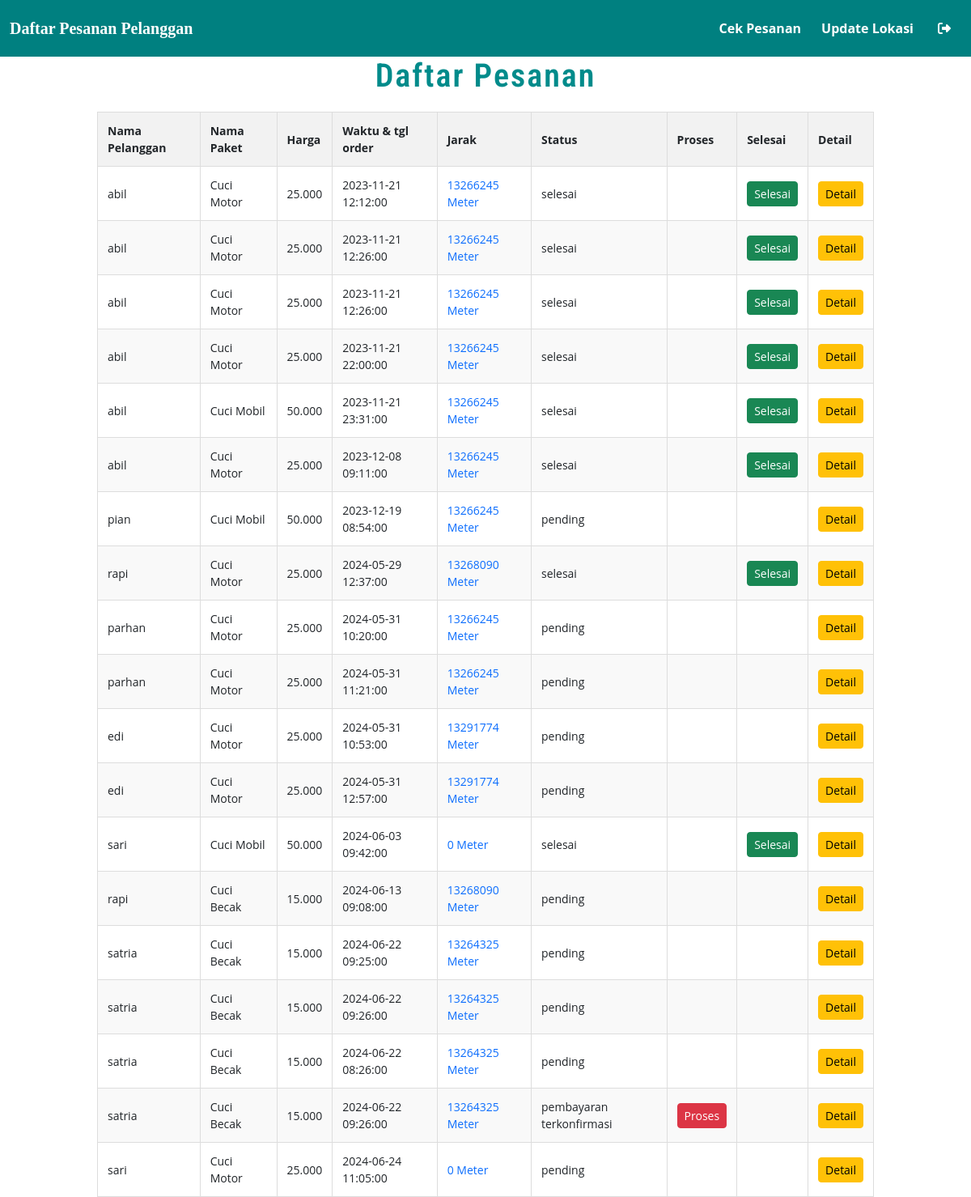
Screenshot of /pegawai.php with the database file from the repository.
### tables this page shows
CREATE TABLE `pesanan` (
  `id_order` int(22) NOT NULL,
  `id_user` int(22) NOT NULL,
  `username` varchar(255) NOT NULL,
  `no_telp` varchar(255) NOT NULL,
  `alamat` varchar(500) NOT NULL,
  `nama_paket` varchar(50) NOT NULL,
  `harga` varchar(50) NOT NULL,
  `waktu_order` datetime NOT NULL,
  `status_order` varchar(50) NOT NULL DEFAULT 'pending',
  `nama_pegawai` varchar(250) DEFAULT NULL
);

CREATE TABLE `user_login` (
  `id_user` int(22) NOT NULL,
  `nama` varchar(255) NOT NULL,
  `alamat` varchar(500) NOT NULL,
  `no_hp` varchar(20) NOT NULL,
  `username` varchar(255) NOT NULL,
  `password` varchar(255) NOT NULL,
  `level_user` varchar(25) NOT NULL,
  `target_harian` int(11) NOT NULL,
  `jumlah_cucian` int(11) NOT NULL,
  `status_target` varchar(255) NOT NULL,
  `total_cucian` int(11) NOT NULL,
  `lat` varchar(250) DEFAULT NULL,
  `lon` varchar(250) DEFAULT NULL
);

### pegawai.php (the view, shortened to what this page needs)
<?php
        function haversineGreatCircleDistance($latitudeFrom, $longitudeFrom, $latitudeTo, $longitudeTo, $earthRadius = 6371000) {
            $latFrom = deg2rad((float)$latitudeFrom);
    $lonFrom = deg2rad((float)$longitudeFrom);
    $latTo = deg2rad((float)$latitudeTo);
    $lonTo = deg2rad((float)$longitudeTo);
            $latDelta = $latTo - $latFrom;
            $lonDelta = $lonTo - $lonFrom;
            $angle = 2 * asin(sqrt(pow(sin($latDelta / 2), 2) +
              cos($latFrom) * cos($latTo) * pow(sin($lonDelta / 2), 2)));
            return $angle * $earthRadius;
          }
        $username = $_SESSION['username'];
        include 'include/Connection.php';
        $query="SELECT * FROM pesanan WHERE status_order = 'pembayaran terkonfirmasi' OR status_order = 'pending' OR status_order = 'selesai'";
        $result = $db->query($query);
        $pegawaiQuery = "SELECT * FROM user_login WHERE username='$username'";
        $resultPegawai = $db->query($pegawaiQuery);
        $dataPegawai = $resultPegawai->fetch_assoc();
        $latPegawai = $dataPegawai['lat'];
        $lonPegawai = $dataPegawai['lon'];
        ?>
<!DOCTYPE html>
<html lang="en">
<head>
    <link href="https://cdn.jsdelivr.net/npm/bootstrap@5.2.3/dist/css/bootstrap.min.css" rel="stylesheet">
    <link rel="stylesheet" href="css/font-awesome.min.css">
    <link rel="stylesheet" href="css/lightbox.css">
    <link type="text/css" rel="stylesheet" href="css/cm-overlay.css" />
    <link href="css/styleeee.css" rel="stylesheet" type="text/css" media="all" />
    <link rel="stylesheet" href="https://cdnjs.cloudflare.com/ajax/libs/font-awesome/5.15.4/css/all.min.css">
     <link rel="stylesheet" href="https://unpkg.com/leaflet@1.7.1/dist/leaflet.css" />
    <link rel="stylesheet" href="https://unpkg.com/leaflet-routing-machine@3.2.12/dist/leaflet-routing-machine.css" />
<link rel="stylesheet" href="dist/css/leaflet.extra-markers.min.css">
</head>
<body>
    <div class="bg-image">
        <nav class="navbar navbar-expand-lg navbar-light bg-teal">
  <div class="container-fluid">
    <a class="navbar-brand" href="#">Daftar Pesanan Pelanggan</a>
    <div class="collapse navbar-collapse justify-content-end" id="navbarNav">
      <ul class="navbar-nav">
        <li class="nav-item">
          <a class="nav-link" href="pegawai.php">Cek Pesanan</a>
        </li>
        <li class="nav-item">
          <a class="nav-link" href="target.php">Update Lokasi</a>
          <li class="d-flex align-items-center">
    <button onclick="confirmLogout()" class="btn btn-link logout-button" style="color: white;">
        <i class="fas fa-sign-out-alt" style="color: white;"></i>
    </button>
    </li>
        </div>
  </div>
</nav>
</div>
<h1>Daftar Pesanan</h1>
    <table>
        <thead>
        <tr>
            <th>Nama Pelanggan</th>
            <th>Nama Paket</th>
            <th>Harga</th>
            <th>Waktu & tgl order</th>
            <th>Jarak</th>
            <th>Status</th>
            <th>Proses</th>
                <th>
                Selesai</th>
                <th>Detail</th>
            </tr>
        </thead>
       <tbody>
       <?php
if ($result->num_rows > 0) {
    while ($row = $result->fetch_assoc()) {
        $userNamePelanggan = $row["username"];
        $userQuery = "SELECT * FROM user_login WHERE username='$userNamePelanggan'";
        $resultUser = $db->query($userQuery);
        $dataUser = $resultUser->fetch_assoc();
        $lat = $dataUser['lat'];
        $lon = $dataUser['lon'];
        $distance = haversineGreatCircleDistance($latPegawai, $lonPegawai, $lat, $lon);
        $meter = intval($distance);
        echo "<tr>";
        echo "<td>" . $row["username"] . "</td>";
        echo "<td>" . $row["nama_paket"] . "</td>";
        echo "<td>" . $row["harga"] . "</td>";
        echo "<td>" . $row["waktu_order"] . "</td>";
        echo "<td><a href='https://www.google.com/maps?q=".$lat.",".$lon."' target='_blank'>" . $meter. " Meter</a> </td>";
        echo "<td>" . $row["status_order"] . "</td>";
        if($row['status_order'] == 'pembayaran terkonfirmasi'){
            echo "<td><a href='proses.php?id=" . $row['id_order'] . "' class='btn btn-sm btn-danger'>Proses</a></td>";
        }else{
            echo"<td></td>";
        }
        if($row['status_order'] == 'selesai' ){
            echo "<td><a href='selesai.php?id=" . $row['id_order'] . "' class='btn btn-sm btn-success'>Selesai</a></td>";
        } else {
            echo "<td></td>";
        }
        echo '<td>
        <button type="button" data-lat="'.$lat.'" data-lon="'.$lon.'" data-nama="'.$row["username"].'" data class="btn btn-sm btn-warning    btn-map" data-bs-toggle="modal" data-bs-target="#exampleModal">
  Detail
</button>
        </td>';
        echo "</tr>";
    }
} else {
    echo "Tidak ada data yang ditemukan.";
}
?>
       </tbody>
    </table>
</body>
</html>

### css/lightbox.css (style rules this page uses)
body:after { display: none; }

### css/styleeee.css (style rules this page uses)
body { padding: 0; margin: 0; background: #FFF; font-family: 'Open Sans', sans-serif; }
body a { transition: 0.5s all; -webkit-transition: 0.5s all; -moz-transition: 0.5s all; -o-transition: 0.5s all; -ms-transition: 0.5s all; text-decoration: none; }
h1, h2, h3, h4, h5, h6 { margin: 0; padding: 0; font-family: 'Roboto Condensed', sans-serif; font-weight:600; letter-spacing:2px; }
ul { margin: 0; padding: 0; }
.navbar-nav>li { float: left; margin-left: 9px; }
#testimonial,.inner_section_w3ls,.about-w3layouts-agileinfo,#blog, { padding:5em 0; }

### pegawai.php (style rules this page uses)
h1 { text-align: center; color: #008B8B; margin-bottom: 20px; }
table { border-collapse: collapse; width: 80%; margin-top: 20px; font-size: 14px; margin-left: auto; margin-right: auto; }
th, td { border: 1px solid #dddddd; text-align: left; padding: 12px; }
th { background-color: #f2f2f2; }
tr:nth-child(even) { background-color: #f9f9f9; }
.navbar { background-color: #008080; height: 70px; position: relative; z-index: 1; }
.navbar-nav .nav-link { color: white !important; font-weight: bold; }
.navbar-brand { font-family: "Verdana"; font-weight: bold; color: white; font-size: 20px; }

### rows the page displays
pesanan: username "abil", nama_paket "Cuci Motor", harga "25.000", waktu_order "2023-11-21 12:12:00", id_user.lon "13266245", status_order "selesai"
pesanan: username "abil", nama_paket "Cuci Motor", harga "25.000", waktu_order "2023-11-21 12:26:00", id_user.lon "13266245", status_order "selesai"
pesanan: username "abil", nama_paket "Cuci Motor", harga "25.000", waktu_order "2023-11-21 12:26:00", id_user.lon "13266245", status_order "selesai"
pesanan: username "abil", nama_paket "Cuci Motor", harga "25.000", waktu_order "2023-11-21 22:00:00", id_user.lon "13266245", status_order "selesai"
pesanan: username "abil", nama_paket "Cuci Mobil", harga "50.000", waktu_order "2023-11-21 23:31:00", id_user.lon "13266245", status_order "selesai"
pesanan: username "abil", nama_paket "Cuci Motor", harga "25.000", waktu_order "2023-12-08 09:11:00", id_user.lon "13266245", status_order "selesai"
pesanan: username "pian", nama_paket "Cuci Mobil", harga "50.000", waktu_order "2023-12-19 08:54:00", id_user.lon "13266245", status_order "pending"
pesanan: username "rapi", nama_paket "Cuci Motor", harga "25.000", waktu_order "2024-05-29 12:37:00", id_user.lon "13268090", status_order "selesai"
pesanan: username "parhan", nama_paket "Cuci Motor", harga "25.000", waktu_order "2024-05-31 10:20:00", id_user.lon "13266245", status_order "pending"
pesanan: username "parhan", nama_paket "Cuci Motor", harga "25.000", waktu_order "2024-05-31 11:21:00", id_user.lon "13266245", status_order "pending"
pesanan: username "edi", nama_paket "Cuci Motor", harga "25.000", waktu_order "2024-05-31 10:53:00", id_user.lon "13291774", status_order "pending"
pesanan: username "edi", nama_paket "Cuci Motor", harga "25.000", waktu_order "2024-05-31 12:57:00", id_user.lon "13291774", status_order "pending"
pesanan: username "sari", nama_paket "Cuci Mobil", harga "50.000", waktu_order "2024-06-03 09:42:00", id_user.lon "0", status_order "selesai"
pesanan: username "rapi", nama_paket "Cuci Becak", harga "15.000", waktu_order "2024-06-13 09:08:00", id_user.lon "13268090", status_order "pending"
pesanan: username "satria", nama_paket "Cuci Becak", harga "15.000", waktu_order "2024-06-22 09:25:00", id_user.lon "13264325", status_order "pending"
pesanan: username "satria", nama_paket "Cuci Becak", harga "15.000", waktu_order "2024-06-22 09:26:00", id_user.lon "13264325", status_order "pending"
pesanan: username "satria", nama_paket "Cuci Becak", harga "15.000", waktu_order "2024-06-22 08:26:00", id_user.lon "13264325", status_order "pending"
pesanan: username "satria", nama_paket "Cuci Becak", harga "15.000", waktu_order "2024-06-22 09:26:00", id_user.lon "13264325", status_order "pembayaran terkonfirmasi"
pesanan: username "sari", nama_paket "Cuci Motor", harga "25.000", waktu_order "2024-06-24 11:05:00", id_user.lon "0", status_order "pending"
